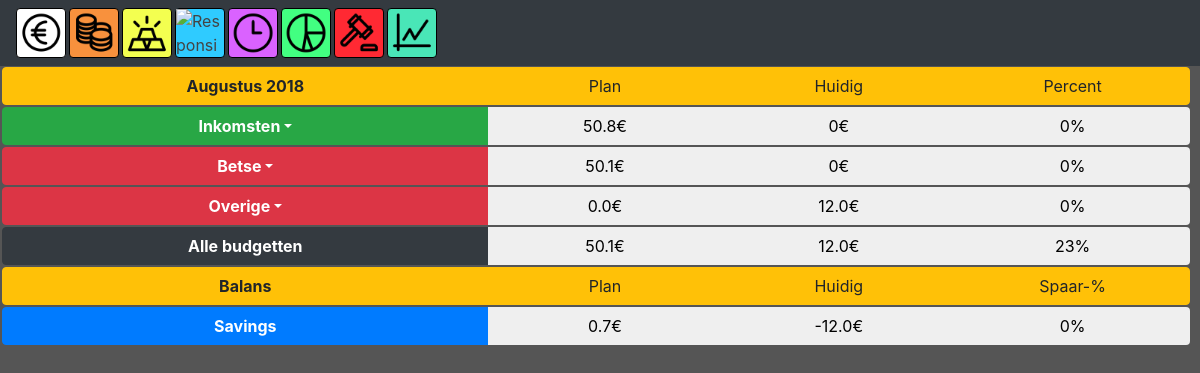
/budget (signed in), run on an earlier commit of the app's database.
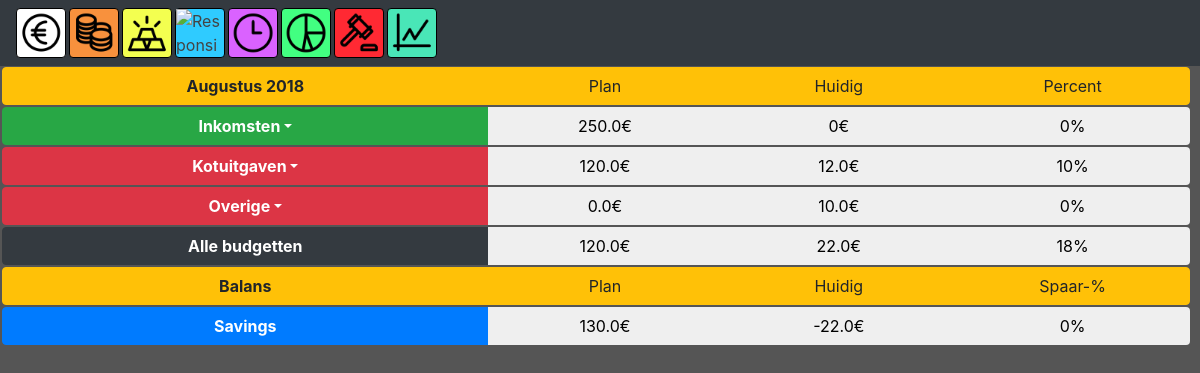
And on a later commit of the database.
### tables this page shows
CREATE TABLE `Inkomsten` (
	`userid`	INTEGER NOT NULL,
	`inkomsten`	REAL NOT NULL
);

CREATE TABLE "Budgetten" (
	`userid`	INTEGER NOT NULL,
	`naam`	TEXT NOT NULL,
	`bedrag`	REAL NOT NULL,
	`restaurant`	TEXT,
	`winkel`	TEXT,
	`openbaarVervoer`	TEXT,
	`auto`	TEXT,
	`verzekering`	TEXT,
	`dokters`	TEXT,
	`kleren`	TEXT,
	`abonnementen`	TEXT,
	`diensten`	TEXT,
	`elektronica`	TEXT,
	`gsm`	TEXT,
	`huisdieren`	TEXT,
	`elektriciteit`	TEXT,
	`huis`	TEXT,
	`water`	TEXT,
	`internet`	TEXT,
	`meubels`	TEXT,
	`supplies`	TEXT,
	`vuilnis`	TEXT,
	`games`	TEXT,
	`sport`	TEXT,
	`tekenen`	TEXT,
	`reizen`	TEXT,
	`tuin`	TEXT,
	`events`	TEXT,
	`lezen`	TEXT,
	`tv`	TEXT,
	`onderwijs`	TEXT,
	`charity`	TEXT,
	`belasting`	TEXT,
	`gift`	TEXT,
	`interest`	TEXT
);

### app.py (the view, shortened to what this page needs)
@app.route("/budget", methods=["POST","GET"])
@login_required
def budget():
    if request.method == "GET":
        db = db_connect('pythonsqlite.db')
        rowsb = db.execute("SELECT * FROM Inkomsten WHERE userid = ? ",
                          (session["user_id"],))
        rowb = rowsb.fetchone()
        inkomst = rowb[1]
        rowsb = db.execute("SELECT * FROM Transacties WHERE Userid = ? and Soort = ? and Datum >= date('now','start of month') and Datum < date('now','start of month','+1 month') ",
                          (session["user_id"], "Inkomst",))
        rowb = rowsb.fetchall()
        inkomhuidig = 0
        for row in rowb:
            inkomhuidig += row[2]
        rowsb = db.execute("SELECT * FROM Budgetten WHERE Userid = ?",
                          (session["user_id"],))
        budgetten = rowsb.fetchall()
        totaalbudget = 0
        for row in budgetten:
            totaalbudget += row[2]
        db = db_connect('pythonsqlite.db')
        rowsb = db.execute("SELECT * FROM Budgetten WHERE userid = ? ",
                          (session["user_id"],))
        rowb = rowsb.fetchall()
        budgethuidigen = []
        i = 0
        for budget in rowb:
            budgethuidigen.append(0)
            for categorie in range(32):
                if budget[categorie + 3] is not "NULL":
                    select = db.execute("SELECT * FROM Transacties WHERE userid=? and Subcategorie=? and Datum >= date('now','start of month') and Datum < date('now','start of month','+1 month')",
                          (session["user_id"], budget[categorie + 3]))
                    transacties = select.fetchall()
                    for transactie in transacties:
                        budgethuidigen[i] += transactie[2]
            i = i + 1
        totaalhuidigbudget = sum(budgethuidigen)
        selecteer = db.execute("SELECT * FROM Transacties WHERE userid=? and Soort=? and Datum >= date('now','start of month') and Datum < date('now','start of month','+1 month')",
                          (session["user_id"], "Uitgave"))
        uitgaven = selecteer.fetchall()
        totaaluitgaven = 0
        for uitgave in uitgaven:
            totaaluitgaven += uitgave[2]
        selecteer = db.execute("SELECT * FROM Transacties WHERE userid=? and Soort=? and Datum >= date('now','start of month') and Datum < date('now','start of month','+1 month')",
                          (session["user_id"], "Inkomst"))
        inkomsten = selecteer.fetchall()
        totaalinkomsten = 0
        for inkomst in inkomsten:
            totaalinkomsten += inkomst[2]
        return render_template("budget.html", inkomsten=inkomst, inkomhuidig=inkomhuidig, budgetten=budgetten, totaalbudget=totaalbudget, budgethuidigen=budgethuidigen, totaalhuidigbudget=totaalhuidigbudget, totaaluitgaven=totaaluitgaven, totaalinkomsten=totaalinkomsten)

### helpers.py (called while the page is built)
def db_connect(string):
    conn = sqlite3.connect(string)
    return conn.cursor()

def login_required(f):
    @wraps(f)
    def decorated_function(*args, **kwargs):
        if session.get("user_id") is None:
            return redirect("/login")
        return f(*args, **kwargs)
    return decorated_function

### templates/budget.html (shortened to what this page needs)
{%extends "layoutHome.html"%}
{%block homeBody%}
<div class="btn-group headerbudget" role="group" aria-label="Basic example">
        <button type="button" class="largebudget btn btn-warning">Augustus 2018</button>
        <button type="button" class="smallbudget btn btn-warning">Plan</button>
        <button type="button" class="smallbudget btn btn-warning">Huidig</button>
        <button type="button" class="smallbudget btn btn-warning">Percent</button>
      </div>
<div class="btn-group headerbudget" role="group" aria-label="Basic example">
        <div class="largebudget btn-group" role="group">
                <button id="btnGroupDrop1" type="button" class="expensebudget btn btn-success dropdown-toggle dropdown-toggle-split" data-toggle="dropdown" aria-haspopup="true" aria-expanded="false">
                Inkomsten
                </button>
            </div>
        <button type="button" class="smallbudget btn ">{{ inkomsten }}€</button>
        <button type="button" class="smallbudget btn ">{{ inkomhuidig }}€</button>
        <button type="button" class="smallbudget btn ">{% if inkomsten > 0 %}{{ (inkomhuidig / inkomsten * 100) | int }}%{%else%}0%{% endif %}</button>
      </div>
{%set i = namespace(a=0)%}
{% for budget in budgetten %}
<div class="btn-group headerbudget" role="group" aria-label="Button group with nested dropdown">
    <div class="largebudget btn-group" role="group">
        <button id="btnGroupDrop1" type="button" class="expensebudget btn btn-danger dropdown-toggle dropdown-toggle-split" data-toggle="dropdown" aria-haspopup="true" aria-expanded="false">
        {{budget[1]}}
        </button>
    </div>
    <button type="button" class="smallbudget btn ">{{budget[2]}}€</button>
    <button type="button" class="smallbudget btn ">{{budgethuidigen[i.a]}}€</button>
    <button type="button" class="smallbudget btn ">{% if budget[2] > 0 %}{{ (budgethuidigen[i.a] / budget[2] * 100) | int }}%{%else%}0%{% endif %}</button>
</div>
{%set i.a = i.a + 1%}
{% endfor %}
<div class="btn-group headerbudget" role="group" aria-label="Basic example">
        <div class="largebudget btn-group" role="group">
                <button id="btnGroupDrop1" type="button" class="expensebudget btn btn-danger dropdown-toggle dropdown-toggle-split" data-toggle="dropdown" aria-haspopup="true" aria-expanded="false">
                Overige
                </button>
            </div>
        <button type="button" class="smallbudget btn ">0.0€</button>
        <button type="button" class="smallbudget btn ">{{totaaluitgaven - totaalhuidigbudget}}€</button>
        <button type="button" class="smallbudget btn ">0%</button>
      </div>
<div class="btn-group headerbudget" role="group" aria-label="Basic example">
    <button type="button" class="largebudget btn btn-dark">Alle budgetten</button>
    <button type="button" class="smallbudget btn ">{{ totaalbudget }}€</button>
    <button type="button" class="smallbudget btn ">{{ totaaluitgaven }}€</button>
    <button type="button" class="smallbudget btn ">{% if totaalbudget > 0 %}{{ (totaaluitgaven / totaalbudget * 100) | int }}%{%else%}0%{% endif %}</button>
    </div>
<div class="btn-group headerbudget" role="group" aria-label="Basic example">
    <button type="button" class="largebudget btn btn-warning">Balans</button>
    <button type="button" class="smallbudget btn btn-warning">Plan</button>
    <button type="button" class="smallbudget btn btn-warning">Huidig</button>
    <button type="button" class="smallbudget btn btn-warning">Spaar-%</button>
    </div>
<div class="btn-group headerbudget" role="group" aria-label="Basic example">
    <button type="button" class="largebudget btn btn-primary">Savings</button>
    <button type="button" class="smallbudget btn ">{{ (inkomsten - totaalbudget) | round(2) }}€</button>
    <button type="button" class="smallbudget btn ">{{ (totaalinkomsten - totaaluitgaven) | round(2) }}€</button>
    <button type="button" class="smallbudget btn ">{% if totaalinkomsten > 0 %}{{ (((totaalinkomsten - totaaluitgaven)/totaalinkomsten)*100) | round(2) }}%{%else%}0%{% endif %}</button>
    </div>
{%endblock%}

### templates/layoutHome.html (shortened to what this page needs)
{% extends "layout.html" %}
{%block body%}
<nav class="navbar navbar-dark bg-dark">
    <a class="card" href="/">
        <img src="static/icons/input.png" class="img-fluid" alt="Responsive image">
    </a>
    <div class="scrolling-wrapper-flexbox">
      <div class="card card1"><a href="/budget">
        <img src="static/icons/budget.png" class="img-fluid" alt="Responsive image"></a>
      </div>
      <div class="card card2"><a href="/balans">
          <img src="static/icons/balans.png" class="img-fluid" alt="Responsive image"></a>
        </div>
      <div class="card card3"><a href="/maand">
          <img src="static/icons/maand.png" class="img-fluid" alt="Responsive image"></a>
        </div>
      <div class="card card4"><a href="/jaar">
          <img src="static/icons/jaar.png" class="img-fluid" alt="Responsive image"></a>
        </div>
      <div class="card card5"><a href="#">
          <img src="static/icons/grafieken.png" class="img-fluid" alt="Responsive image"></a>
        </div>
      <div class="card card6"><a href="#">
          <img src="static/icons/onderneming.png" class="img-fluid" alt="Responsive image"></a>
        </div>
      <div class="card card7"><a href="#">
          <img src="static/icons/aandelen.png" class="img-fluid" alt="Responsive image"></a>
        </div>
    </div>
  </nav>
  {%block homeBody%}
  {%endblock%}
{%endblock%}

### templates/layout.html (shortened to what this page needs)
<!DOCTYPE <!DOCTYPE html>
<html>
    <head>
        <link rel="stylesheet" href="https://stackpath.bootstrapcdn.com/bootstrap/4.1.2/css/bootstrap.min.css">
        <link href="/static/styles.css" rel="stylesheet"/>
    </head>
<body>
    {%block body %}{%endblock%}
</body>
</html>

### static/styles.css (style rules this page uses)
body { background: #555555 !important; }
.navbar { flex-wrap: nowrap; }
.scrolling-wrapper-flexbox { display: flex; flex-wrap: nowrap; overflow-x: auto; }
.card { flex: 0 0 auto; margin-right: 3px; }
.card { border: 1px solid rgb(0, 0, 0); width: 50px; height: 50px; }
.card1 { background-color: rgb(248, 145, 61) !important; }
.card2 { background-color: rgb(243, 255, 80) !important; }
.card3 { background-color: rgb(47, 203, 255) !important; }
.card4 { background-color: rgb(218, 98, 255) !important; }
.card5 { background-color: rgb(66, 255, 129) !important; }
.card6 { background-color: rgb(255, 41, 51) !important; }
.card7 { background-color: rgb(73, 230, 183) !important; }
.scrolling-wrapper, .scrolling-wrapper-flexbox { height: 50px; width: 100%; -webkit-overflow-scrolling: auto; }
a { color:#444;text-decoration:none; }
.largebudget { width:41.5% !important; font-weight: bold; padding: 0px; }
.smallbudget { width:20% !important; }
.headerbudget { width:99% !important; font-weight: bold; margin: 1px; margin-left: 2px; }
.expensebudget { width:100% !important; font-weight: bold; }

What changed in the data, as far as the page shows it:
changed Inkomsten: inkomsten "50.8" → "250.0"; (inkomsten-totaalbudget)|round(2) "0.7" → "130.0"
changed Budgetten: naam "Betse" → "Kotuitgaven"; bedrag "50.1" → "120.0"; budgethuidigen "0" → "12.0"; (budgethuidigen[i.a]/budget[2]*100)|int "0" → "10"
Also different on the page:
{{ totaaluitgaven - totaalhuidigbudget }}: "12.0" → "10.0"
{{ totaalbudget }}: "50.1" → "120.0"
{{ totaaluitgaven }}: "12.0" → "22.0"
{{ (totaaluitgaven / totaalbudget * 100) | int }}: "23" → "18"
{{ (totaalinkomsten - totaaluitgaven) | round(2) }}: "-12.0" → "-22.0"
